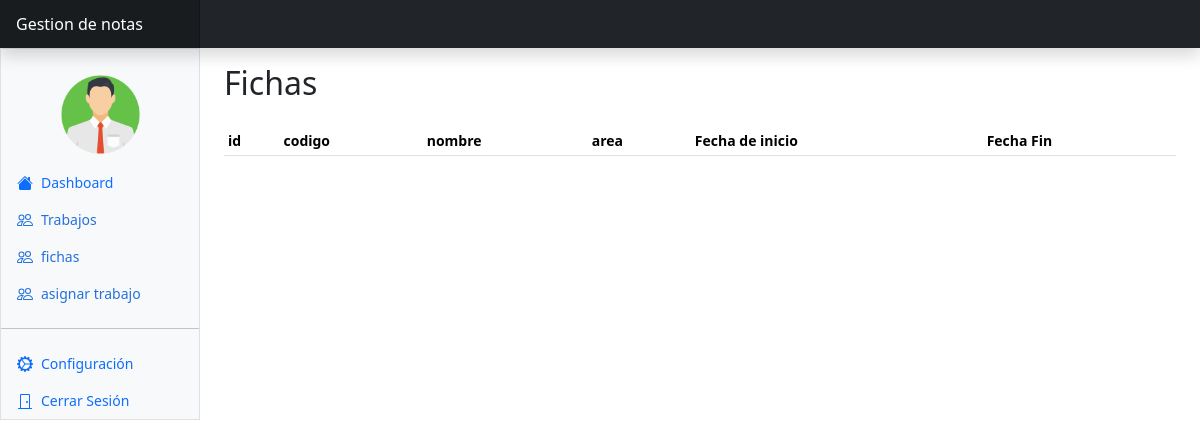
Page /VIEW/fichas.php (signed in) on the earlier database version.
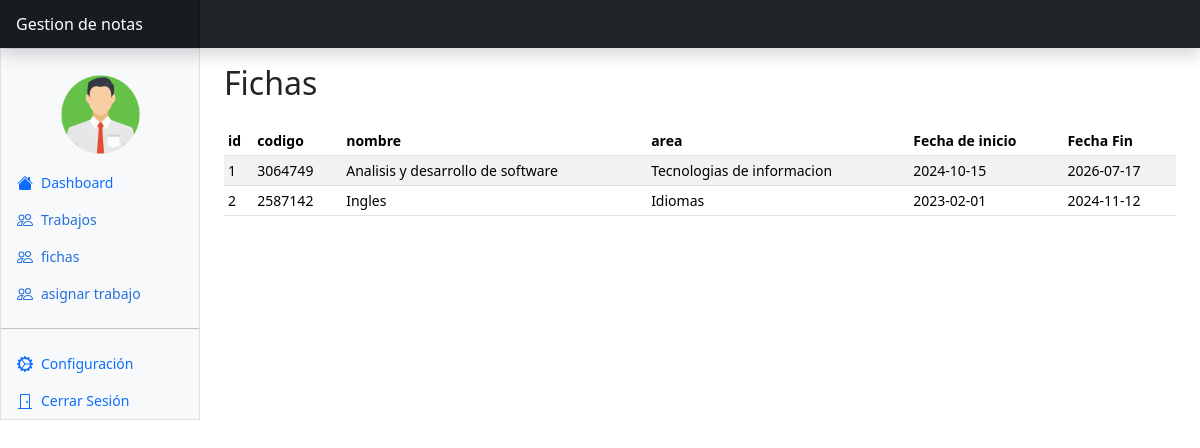
Same page on the later database version.
### tables this page shows
CREATE TABLE `fichas` (
  `id` int(11) NOT NULL,
  `codigo` int(11) NOT NULL,
  `nombre` varchar(70) NOT NULL,
  `fecha_inicio` date NOT NULL,
  `fecha_fin` date NOT NULL,
  `area_ficha` int(11) NOT NULL
);

CREATE TABLE `areas` (
  `id` int(11) NOT NULL,
  `nombre_area` varchar(100) NOT NULL
);

### MODEL/model.php (called while the page is built, shortened)
<?php
class MySQL {
    private $ipServidor = "localhost";
    private $usuarioBase = "root";
    private $contrasena = "";
    private $nombreBaseDatos = "gestion_calificacion";
    private $conexion;
    public function conectar() {
        $this->conexion = mysqli_connect($this->ipServidor, $this->usuarioBase, $this->contrasena, $this->nombreBaseDatos);
        mysqli_set_charset($this->conexion, "utf8");
    }
    public function efectuarConsulta($consulta) {
        mysqli_query($this->conexion, "SET NAMES 'utf8'");
        mysqli_query($this->conexion, "SET CHARACTER SET 'utf8'");
        $resultado = mysqli_query($this->conexion, $consulta);
        return $resultado;
    }
}
?>

### VIEW/fichas.php (the view, shortened to what this page needs)
<?php
require_once '../MODEL/model.php';
$mysql = new MySQL();
$mysql->conectar();
$fichas = $mysql->efectuarConsulta("SELECT fichas.id,fichas.codigo,fichas.nombre,fichas.fecha_inicio,fichas.fecha_fin,areas.nombre_area FROM fichas INNER JOIN areas ON fichas.area_ficha = areas.id");
require_once './layout/header.php';
require_once './layout/nav_bar.php';
?>
<main class="col-md-9 ms-sm-auto col-lg-10 px-md-4">
    <div
        class="d-flex justify-content-between flex-wrap flex-md-nowrap align-items-center pt-3 pb-2 mb-1">
        <h1 class="h2">Fichas</h1>
    </div>
    <div class="table-responsive small">
        <table class="table table-striped table-sm">
            <thead>
                <tr>
                    <th scope="col">id</th>
                    <th scope="col">codigo</th>
                    <th scope="col">nombre</th>
                    <th scope="col">area</th>
                    <th scope="col">Fecha de inicio</th>
                    <th scope="col">Fecha Fin</th>
                </tr>
            </thead>
            <tbody>
                <?php while ($fila = $fichas->fetch_assoc()) { ?>
                    <tr>
                        <td> <?php echo $fila['id'] ?> </td>
                        <td> <?php echo $fila['codigo'] ?> </td>
                        <td> <?php echo $fila['nombre'] ?> </td>
                        <td> <?php echo $fila['nombre_area'] ?> </td>
                        <td> <?php echo $fila['fecha_inicio'] ?> </td>
                        <td> <?php echo $fila['fecha_fin'] ?> </td>
                    </tr>
                <?php } ?>
            </tbody>
        </table>
    </div>
</main>
<?php
require_once './layout/footer.php';
?>

### VIEW/layout/header.php (shortened to what this page needs)
<!doctype html>
<html lang="en" data-bs-theme="auto">
<head>
    <link rel="stylesheet" href="../ASSETS/CSS/bootstrap.min.css" />
    <link href="https://cdn.jsdelivr.net/npm/bootstrap-icons@1.11.3/font/bootstrap-icons.css" rel="stylesheet">
    <link href="../ASSETS/CSS/dashboard.css" rel="stylesheet" />
</head>
<body>
    <header
        class="navbar sticky-top bg-dark flex-md-nowrap p-0 shadow"
        data-bs-theme="dark">
        <a
            class="navbar-brand col-md-3 col-lg-2 me-0 px-3 fs-6 text-white"
            href="#">Gestion de notas</a>
    </header>
    <div class="container-fluid">
        <div class="row">

### VIEW/layout/nav_bar.php (shortened to what this page needs)
<div
    class="sidebar border border-right col-md-3 col-lg-2 p-0 bg-body-tertiary">
    <div
        class="offcanvas-md offcanvas-end bg-body-tertiary"
        tabindex="-1"
        id="sidebarMenu"
        aria-labelledby="sidebarMenuLabel">
        <div
            class="offcanvas-body d-md-flex flex-column p-0 pt-lg-3 overflow-y-auto">
            <ul class="nav flex-column">
                <li class="nav-item text-center">
                    <a href="./editar_perfil.php" class="nav-link">
                        <img
                            src="../assets/img/profile.png"
                            class="user-image rounded-circle img-fluid w-50"
                            alt="User Image" />
                    </a>
                </li>
                <li class="nav-item">
                    <a
                        class="nav-link d-flex align-items-center gap-2"
                        href="index.php">
                        <svg class="bi" aria-hidden="true">
                            <use xlink:href="#house-fill"></use>
                        </svg>
                        Dashboard
                    </a>
                </li>
                <li class="nav-item">
                    <a class="nav-link d-flex align-items-center gap-2 active" aria-current="page" href="./trabajos.php">
                        <svg class="bi" aria-hidden="true">
                            <use xlink:href="#people"></use>
                        </svg>
                        Trabajos
                    </a>
                </li>
                <li class="nav-item">
                    <a class="nav-link d-flex align-items-center gap-2 active" aria-current="page" href="fichas.php">
                        <svg class="bi" aria-hidden="true">
                            <use xlink:href="#people"></use>
                        </svg>
                        fichas
                    </a>
                </li>
                <li class="nav-item">
                    <a class="nav-link d-flex align-items-center gap-2 active" aria-current="page" href="asignarTrabajo.php">
                        <svg class="bi" aria-hidden="true">
                            <use xlink:href="#people"></use>
                        </svg>
                        asignar trabajo
                    </a>
                </li>
            </ul>
            <hr class="my-3" />
            <ul class="nav flex-column mb-auto">
                <li class="nav-item">
                    <a class="nav-link d-flex align-items-center gap-2" href="#">
                        <svg class="bi" aria-hidden="true">
                            <use xlink:href="#gear-wide-connected"></use>
                        </svg>
                        Configuración
                    </a>
                </li>
                <li class="nav-item">
                    <a class="nav-link d-flex align-items-center gap-2 btnLogout" href="../CONTROLLER/log_out.php">
                        <svg class="bi" aria-hidden="true">
                            <use xlink:href="#door-closed"></use>
                        </svg>
                        Cerrar Sesión
                    </a>
                </li>
            </ul>
        </div>
    </div>
</div>

### VIEW/layout/footer.php (shortened to what this page needs)
</div>
</div>
</body>
</html>

### ASSETS/CSS/dashboard.css (style rules this page uses)
.bi { display: inline-block; width: 1rem; height: 1rem; }
.sidebar .nav-link { font-size: .875rem; font-weight: 500; }
.sidebar .nav-link.active { color: #2470dc; }
.navbar-brand { padding-top: .75rem; padding-bottom: .75rem; background-color: rgba(0, 0, 0, .25); box-shadow: inset -1px 0 0 rgba(0, 0, 0, .25); }

### VIEW/layout/header.php (style rules this page uses)
.bi { vertical-align: -0.125em; fill: currentColor; }

Differences in the rows shown:
now on this page (row edited): fichas: id "1", codigo "3064749", nombre "Analisis y desarrollo de software", area_ficha.nombre_area "Tecnologias de informacion", fecha_inicio "2024-10-15", fecha_fin "2026-07-17"
added fichas: id "2", codigo "2587142", nombre "Ingles", area_ficha.nombre_area "Idiomas", fecha_inicio "2023-02-01", fecha_fin "2024-11-12"
